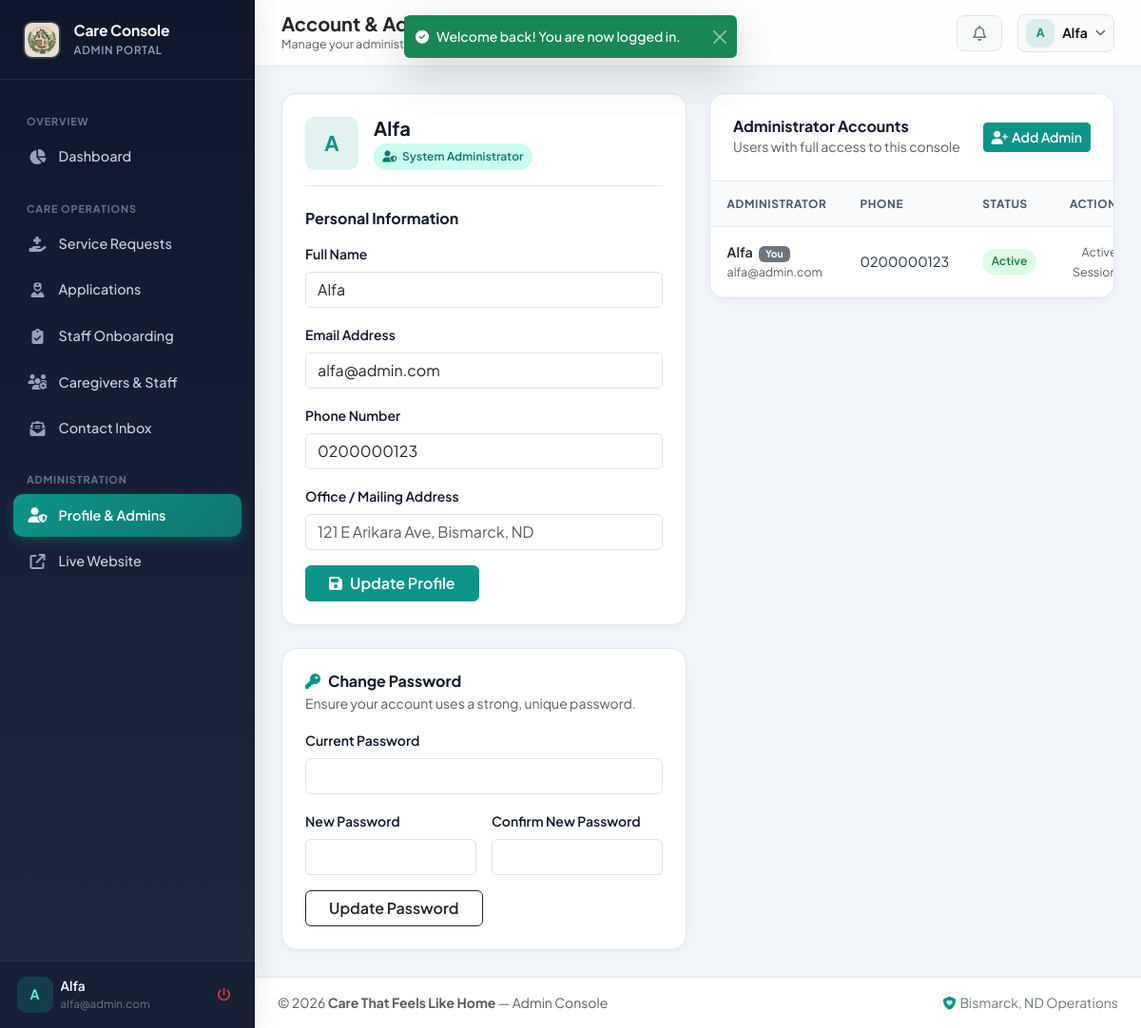
Screenshot of /admin/profile.php (signed in) with the database file from the repository.
### tables this page shows
CREATE TABLE IF NOT EXISTS `care_users` (
  `id` bigint(20) NOT NULL AUTO_INCREMENT,
  `user_id` varchar(100) NOT NULL,
  `user_fullname` varchar(100) NOT NULL,
  `user_email` varchar(100) NOT NULL,
  `user_phone` varchar(20) DEFAULT NULL,
  `user_password` varchar(255) NOT NULL,
  `user_type` enum('client','caregiver','admin') NOT NULL,
  `user_status` enum('active','inactive','pending') DEFAULT 'pending',
  `user_profile_image` varchar(255) DEFAULT NULL,
  `user_address` text DEFAULT NULL,
  `user_city` varchar(50) DEFAULT NULL,
  `user_state` varchar(50) DEFAULT NULL,
  `user_zip_code` varchar(20) DEFAULT NULL,
  `created_at` timestamp NOT NULL DEFAULT current_timestamp(),
  `updated_at` timestamp NOT NULL DEFAULT current_timestamp() ON UPDATE current_timestamp(),
  PRIMARY KEY (`id`),
  UNIQUE KEY `user_email` (`user_email`),
  UNIQUE KEY `user_id` (`user_id`)
);

### system/helpers.php (called while the page is built, shortened)
<?php
function e($value, $default = '') {
	if ($value === null || $value === '') {
		return htmlspecialchars((string)$default, ENT_QUOTES, 'UTF-8');
	}
	$decoded = html_entity_decode((string)$value, ENT_QUOTES | ENT_HTML5, 'UTF-8');
	return htmlspecialchars($decoded, ENT_QUOTES, 'UTF-8');
}

### admin/profile.php (the view, shortened to what this page needs)
<?php
    include_once ("../system/DatabaseConnector.php");
    $currentAdminId = $admin_data['user_id'];
    $admins = $dbConnection->query("SELECT * FROM care_users WHERE user_type = 'admin' ORDER BY id ASC")->fetchAll();
    include 'includes/header.php';
    include 'includes/sidebar.php';
?>
<div class="row g-4">
    <div class="col-lg-6">
        <div class="card-modern p-4 mb-4">
            <div class="d-flex align-items-center gap-3 pb-3 mb-4 border-bottom">
                <div class="avatar-circle" style="width: 56px; height: 56px; font-size: 1.35rem;">
                    <?= strtoupper(substr($admin_data['first'] ?? 'A', 0, 1)); ?>
                </div>
                <div>
                    <h5 class="fw-bold mb-0"><?= e($admin_data['user_fullname']); ?></h5>
                    <span class="badge-soft badge-soft-primary mt-1">
                        <i class="fas fa-user-shield"></i> System Administrator
                    </span>
                </div>
            </div>
            <h6 class="fw-bold mb-3">Personal Information</h6>
            <form method="post" action="">
                <div class="mb-3">
                    <label class="form-label small fw-semibold">Full Name</label>
                    <input type="text" name="user_fullname" class="form-control" value="<?= e($admin_data['user_fullname']); ?>" required>
                </div>
                <div class="mb-3">
                    <label class="form-label small fw-semibold">Email Address</label>
                    <input type="email" name="user_email" class="form-control" value="<?= e($admin_data['user_email']); ?>" required>
                </div>
                <div class="mb-3">
                    <label class="form-label small fw-semibold">Phone Number</label>
                    <input type="text" name="user_phone" class="form-control" value="<?= e($admin_data['user_phone'] ?? ''); ?>" placeholder="+1 (701) 000-0000">
                </div>
                <div class="mb-3">
                    <label class="form-label small fw-semibold">Office / Mailing Address</label>
                    <input type="text" name="user_address" class="form-control" value="<?= e($admin_data['user_address'] ?? ''); ?>" placeholder="121 E Arikara Ave, Bismarck, ND">
                </div>
                <button type="submit" name="update_profile" class="btn btn-teal px-4">
                    <i class="fas fa-save me-2"></i>Update Profile
                </button>
            </form>
        </div>
        <div class="card-modern p-4">
            <h6 class="fw-bold mb-1"><i class="fas fa-key text-teal me-2" style="color:#0d9488;"></i>Change Password</h6>
            <p class="text-muted small mb-3">Ensure your account uses a strong, unique password.</p>
            <form method="post" action="">
                <div class="mb-3">
                    <label class="form-label small fw-semibold">Current Password</label>
                    <input type="password" name="current_password" class="form-control" required>
                </div>
                <div class="row g-3 mb-3">
                    <div class="col-sm-6">
                        <label class="form-label small fw-semibold">New Password</label>
                        <input type="password" name="new_password" class="form-control" minlength="6" required>
                    </div>
                    <div class="col-sm-6">
                        <label class="form-label small fw-semibold">Confirm New Password</label>
                        <input type="password" name="confirm_password" class="form-control" minlength="6" required>
                    </div>
                </div>
                <button type="submit" name="change_password" class="btn btn-outline-dark fw-semibold px-4">
                    Update Password
                </button>
            </form>
        </div>
    </div>
    <div class="col-lg-6">
        <div class="card-modern overflow-hidden mb-4">
            <div class="p-4 border-bottom d-flex justify-content-between align-items-center">
                <div>
                    <h6 class="fw-bold mb-0">Administrator Accounts</h6>
                    <span class="text-muted small">Users with full access to this console</span>
                </div>
                <button type="button" class="btn btn-sm btn-teal" data-bs-toggle="modal" data-bs-target="#addAdminModal">
                    <i class="fas fa-user-plus me-1"></i>Add Admin
                </button>
            </div>
            <div class="table-responsive">
                <table class="table table-modern">
                    <thead>
                        <tr>
                            <th>Administrator</th>
                            <th>Phone</th>
                            <th>Status</th>
                            <th class="text-end">Action</th>
                        </tr>
                    </thead>
                    <tbody>
                        <?php foreach ($admins as $adm): ?>
                            <tr>
                                <td>
                                    <div class="fw-semibold text-dark">
                                        <?= e($adm['user_fullname']); ?>
                                        <?php if ($adm['user_id'] === $currentAdminId): ?>
                                            <span class="badge bg-secondary ms-1" style="font-size: 0.65rem;">You</span>
                                        <?php endif; ?>
                                    </div>
                                    <div class="text-muted small"><?= e($adm['user_email']); ?></div>
                                </td>
                                <td class="small"><?= e($adm['user_phone'] ?: '—'); ?></td>
                                <td>
                                    <span class="badge-soft badge-soft-success"><?= ucfirst(e($adm['user_status'])); ?></span>
                                </td>
                                <td class="text-end">
                                    <?php if ($adm['user_id'] !== $currentAdminId): ?>
                                        <form method="post" action="" class="d-inline" onsubmit="return confirm('Remove administrator access for <?= e($adm['user_fullname']); ?>?');">
                                            <input type="hidden" name="target_user_id" value="<?= e($adm['user_id']); ?>">
                                            <button type="submit" name="delete_admin" class="btn btn-light border btn-action" title="Remove Admin">
                                                <i class="fas fa-trash-can text-danger"></i>
                                            </button>
                                        </form>
                                    <?php else: ?>
                                        <span class="text-muted small">Active Session</span>
                                    <?php endif; ?>
                                </td>
                            </tr>
                        <?php endforeach; ?>
                    </tbody>
                </table>
            </div>
        </div>
    </div>
</div>
<?php include 'includes/footer.php'; ?>

### admin/includes/sidebar.php (shortened to what this page needs)
<?php
    $currentPage = basename($_SERVER['PHP_SELF'], '.php');
    $pageMeta = [
        'dashboard'    => ['title' => 'Executive Dashboard', 'sub' => 'Overview of care operations, applications & inquiries'],
        'requests'     => ['title' => 'Service Requests', 'sub' => 'Manage client home care requests and caregiver assignments'],
        'applications' => ['title' => 'Caregiver Applications', 'sub' => 'Review, vet, and onboard prospective caregivers'],
        'onboarding'   => ['title' => 'Staff Onboarding Packets', 'sub' => 'Verify 13-point staff onboarding documents, tax forms & signed declarations'],
        'caregivers'   => ['title' => 'Caregivers & Assignments', 'sub' => 'Manage active care staff, rates, background checks & schedules'],
        'contacts'     => ['title' => 'Contact Inbox', 'sub' => 'Read and respond to website inquiries and messages'],
        'profile'      => ['title' => 'Account & Admin Settings', 'sub' => 'Manage your administrator profile, security & team access'],
    ];
    $activeMeta = $pageMeta[$currentPage] ?? ['title' => ucfirst($currentPage), 'sub' => 'Care That Feels Like Home Admin Console'];
?>
    <aside class="admin-sidebar" id="adminSidebar">
        <a href="<?= PROOT; ?>admin/dashboard" class="sidebar-brand">
            <img src="<?= PROOT; ?>assets/media/logo/logo.jpg" alt="Logo">
            <div class="sidebar-brand-text">
                <span class="sidebar-brand-title">Care Console</span>
                <span class="sidebar-brand-sub">Admin Portal</span>
            </div>
        </a>
        <nav class="sidebar-nav">
            <div class="sidebar-section-label">Overview</div>
            <a href="<?= PROOT; ?>admin/dashboard" class="sidebar-link <?= $currentPage === 'dashboard' ? 'active' : ''; ?>">
                <span class="sidebar-link-left">
                    <i class="fas fa-chart-pie"></i>
                    <span>Dashboard</span>
                </span>
            </a>
            <div class="sidebar-section-label mt-3">Care Operations</div>
            <a href="<?= PROOT; ?>admin/requests" class="sidebar-link <?= $currentPage === 'requests' ? 'active' : ''; ?>">
                <span class="sidebar-link-left">
                    <i class="fas fa-hand-holding-medical"></i>
                    <span>Service Requests</span>
                </span>
            </a>
            <a href="<?= PROOT; ?>admin/applications" class="sidebar-link <?= $currentPage === 'applications' ? 'active' : ''; ?>">
                <span class="sidebar-link-left">
                    <i class="fas fa-user-nurse"></i>
                    <span>Applications</span>
                </span>
            </a>
            <a href="<?= PROOT; ?>admin/onboarding" class="sidebar-link <?= $currentPage === 'onboarding' ? 'active' : ''; ?>">
                <span class="sidebar-link-left">
                    <i class="fas fa-clipboard-check"></i>
                    <span>Staff Onboarding</span>
                </span>
            </a>
            <a href="<?= PROOT; ?>admin/caregivers" class="sidebar-link <?= $currentPage === 'caregivers' ? 'active' : ''; ?>">
                <span class="sidebar-link-left">
                    <i class="fas fa-users-gear"></i>
                    <span>Caregivers & Staff</span>
                </span>
            </a>
            <a href="<?= PROOT; ?>admin/contacts" class="sidebar-link <?= $currentPage === 'contacts' ? 'active' : ''; ?>">
                <span class="sidebar-link-left">
                    <i class="fas fa-envelope-open-text"></i>
                    <span>Contact Inbox</span>
                </span>
            </a>
            <div class="sidebar-section-label mt-3">Administration</div>
            <a href="<?= PROOT; ?>admin/profile" class="sidebar-link <?= $currentPage === 'profile' ? 'active' : ''; ?>">
                <span class="sidebar-link-left">
                    <i class="fas fa-user-shield"></i>
                    <span>Profile & Admins</span>
                </span>
            </a>
            <a href="<?= PROOT; ?>" target="_blank" class="sidebar-link">
                <span class="sidebar-link-left">
                    <i class="fas fa-arrow-up-right-from-square"></i>
                    <span>Live Website</span>
                </span>
            </a>
        </nav>
        <div class="sidebar-footer">
            <div class="d-flex align-items-center justify-content-between">
                <div class="d-flex align-items-center gap-2 overflow-hidden">
                    <div class="avatar-circle" style="background: rgba(13, 148, 136, 0.25); color: #5eead4;">
                        <?= strtoupper(substr($admin_data['first'] ?? 'A', 0, 1)); ?>
                    </div>
                    <div class="text-truncate">
                        <div class="fw-semibold text-white text-truncate" style="font-size: 0.86rem;">
                            <?= e($admin_data['user_fullname'] ?? 'Administrator'); ?>
                        </div>
                        <div class="text-secondary text-truncate" style="font-size: 0.73rem;">
                            <?= e($admin_data['user_email'] ?? ''); ?>
                        </div>
                    </div>
                </div>
                <a href="<?= PROOT; ?>admin/logout" class="btn btn-sm btn-outline-danger border-0" title="Sign Out">
                    <i class="fas fa-power-off"></i>
                </a>
            </div>
        </div>
    </aside>
    <div class="admin-main">
        <header class="admin-topbar">
            <div class="d-flex align-items-center gap-3">
                <div>
                    <h1 class="h5 fw-bold mb-0 text-dark"><?= e($activeMeta['title']); ?></h1>
                    <p class="text-muted mb-0 d-none d-md-block" style="font-size: 0.78rem;"><?= e($activeMeta['sub']); ?></p>
                </div>
            </div>
            <div class="d-flex align-items-center gap-2 gap-sm-3">
                <div class="dropdown">
                    <button class="btn btn-light border position-relative rounded-3 px-3" type="button" data-bs-toggle="dropdown" aria-expanded="false">
                        <i class="far fa-bell text-secondary"></i>
                    </button>
                </div>
                <div class="dropdown">
                    <button class="btn btn-light border rounded-3 d-flex align-items-center gap-2 py-1 px-2" type="button" data-bs-toggle="dropdown" aria-expanded="false">
                        <div class="avatar-circle" style="width: 30px; height: 30px; font-size: 0.78rem;">
                            <?= strtoupper(substr($admin_data['first'] ?? 'A', 0, 1)); ?>
                        </div>
                        <span class="fw-semibold d-none d-sm-inline small"><?= e($admin_data['first'] ?? 'Admin'); ?></span>
                        <i class="fas fa-chevron-down text-muted" style="font-size: 0.7rem;"></i>
                    </button>
                </div>
            </div>
        </header>
        <main class="admin-content">

### rows the page displays
care_users: user_fullname "A", user_fullname "Alfa", user_email "alfa@admin.com", user_phone "0200000123", shows "You", user_status "Active", shows "Active Session"

### other values shown
$activeMeta['title'] "Account & Admin Settings"
$activeMeta['sub'] "Manage your administrator…"
$_SESSION['flash_success'] "Welcome back! You are now logged in."
